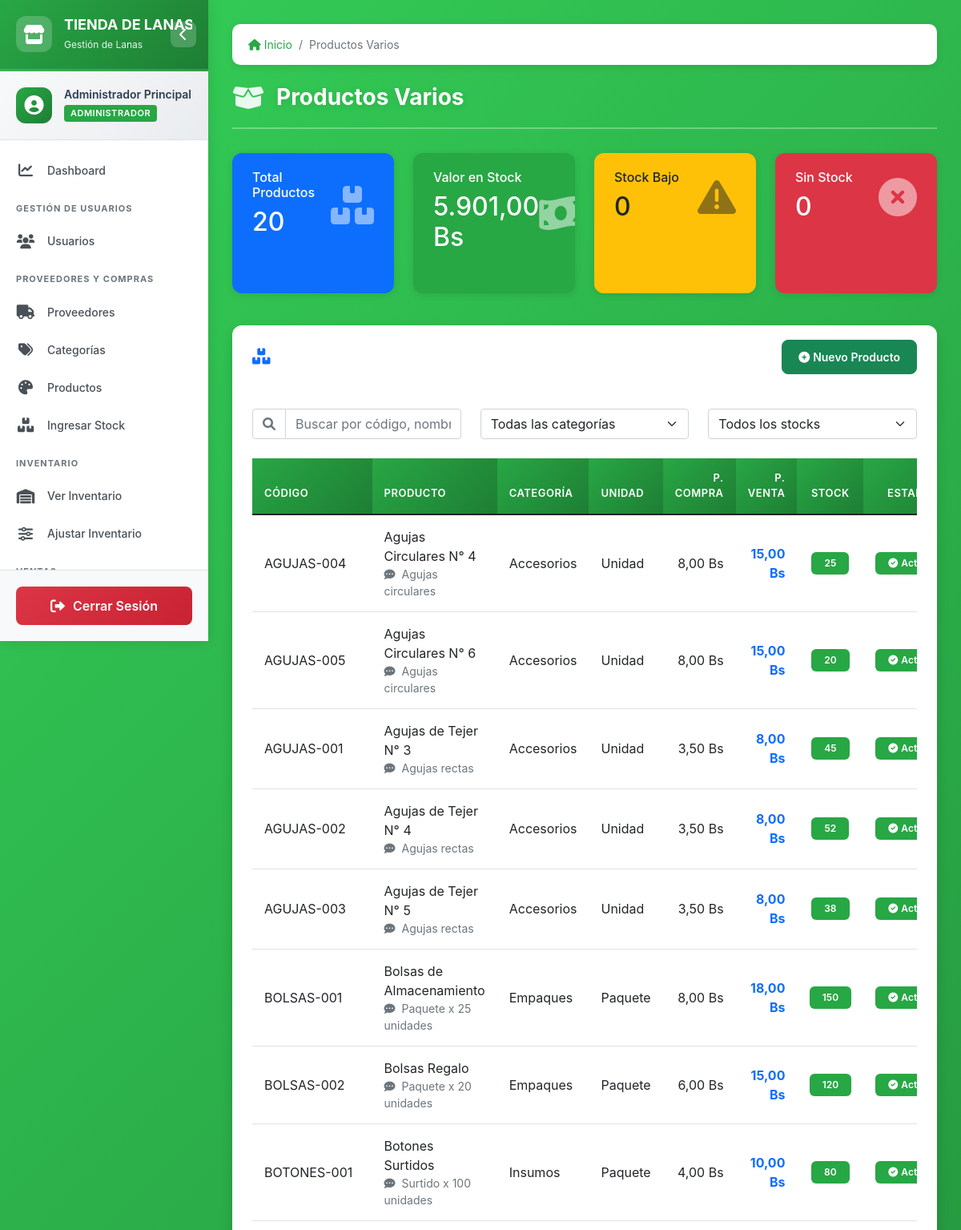
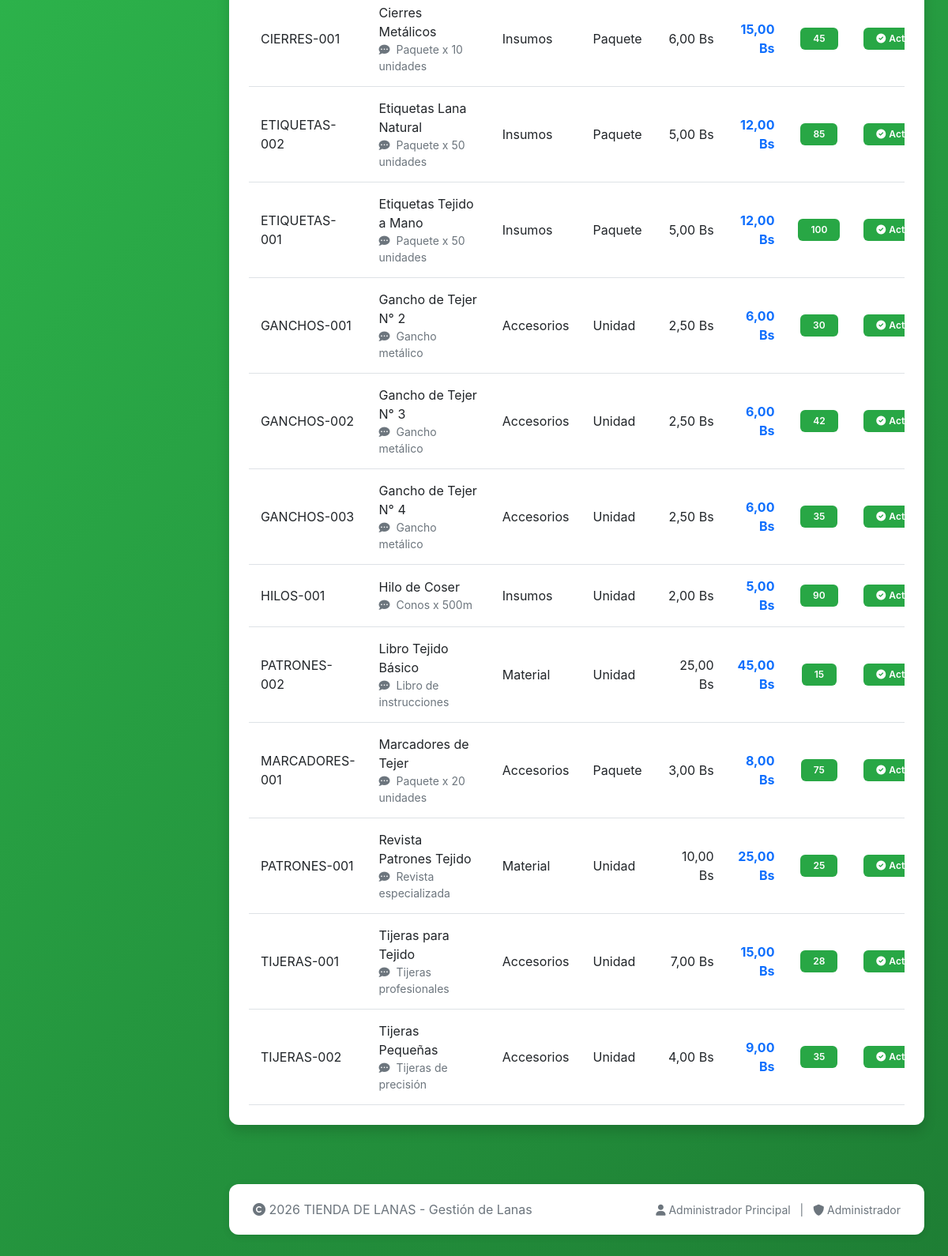
/otros_productos.php (signed in), run on the app's committed database (2 pictures, top to bottom).
### tables this page shows
CREATE TABLE otros_productos (
    id INT AUTO_INCREMENT PRIMARY KEY,
    codigo VARCHAR(50) UNIQUE NOT NULL,
    nombre VARCHAR(100) NOT NULL,
    categoria VARCHAR(50),
    unidad ENUM('unidad', 'paquete', 'docena') DEFAULT 'unidad',
    precio_compra DECIMAL(10,2),
    precio_venta DECIMAL(10,2) NOT NULL,
    stock INT DEFAULT 0,
    stock_minimo INT DEFAULT 5,
    activo TINYINT(1) DEFAULT 1,
    fecha_ingreso DATE DEFAULT (CURRENT_DATE),
    observaciones TEXT,
    INDEX idx_otros_codigo (codigo),
    INDEX idx_otros_activo (activo)
);

### config.php (called while the page is built, shortened)
<?php
function formatearMoneda($monto) {
    return number_format($monto, 2, ',', '.') . ' ' . MONEDA;
}
?>

### otros_productos.php (the view, shortened to what this page needs)
<?php
require_once 'config.php';
require_once 'header.php';
if ($_SESSION['usuario_rol'] == 'vendedor') {
    $solo_lectura = true;
} else {
    $solo_lectura = false;
}
$query = "SELECT * FROM otros_productos ORDER BY nombre";
$result = $conn->query($query);
$query_total = "SELECT COUNT(*) as total FROM otros_productos";
$result_total = $conn->query($query_total);
$total_productos = $result_total->fetch_assoc()['total'] ?? 0;
$query_valor = "SELECT COALESCE(SUM(stock * precio_compra), 0) as valor_total FROM otros_productos WHERE stock > 0";
$result_valor = $conn->query($query_valor);
$valor_stock = $result_valor->fetch_assoc()['valor_total'] ?? 0;
$query_bajo = "SELECT COUNT(*) as total FROM otros_productos WHERE stock <= stock_minimo AND stock > 0";
$result_bajo = $conn->query($query_bajo);
$stock_bajo = $result_bajo->fetch_assoc()['total'] ?? 0;
$query_sin_stock = "SELECT COUNT(*) as total FROM otros_productos WHERE stock = 0";
$result_sin_stock = $conn->query($query_sin_stock);
$sin_stock = $result_sin_stock->fetch_assoc()['total'] ?? 0;
?>
<div class="row mb-4">
    <div class="col-md-3 mb-3">
        <div class="card bg-primary text-white h-100">
            <div class="card-body">
                <div class="d-flex justify-content-between align-items-center">
                    <div>
                        <h6 class="card-subtitle mb-2">Total Productos</h6>
                        <h2 class="card-title mb-0"><?php echo $total_productos; ?></h2>
                    </div>
                    <i class="fas fa-boxes fa-3x opacity-50"></i>
                </div>
            </div>
        </div>
    </div>
    <div class="col-md-3 mb-3">
        <div class="card bg-success text-white h-100">
            <div class="card-body">
                <div class="d-flex justify-content-between align-items-center">
                    <div>
                        <h6 class="card-subtitle mb-2">Valor en Stock</h6>
                        <h2 class="card-title mb-0"><?php echo formatearMoneda($valor_stock); ?></h2>
                    </div>
                    <i class="fas fa-money-bill-wave fa-3x opacity-50"></i>
                </div>
            </div>
        </div>
    </div>
    <div class="col-md-3 mb-3">
        <div class="card bg-warning text-dark h-100">
            <div class="card-body">
                <div class="d-flex justify-content-between align-items-center">
                    <div>
                        <h6 class="card-subtitle mb-2">Stock Bajo</h6>
                        <h2 class="card-title mb-0"><?php echo $stock_bajo; ?></h2>
                    </div>
                    <i class="fas fa-exclamation-triangle fa-3x opacity-50"></i>
                </div>
            </div>
        </div>
    </div>
    <div class="col-md-3 mb-3">
        <div class="card bg-danger text-white h-100">
            <div class="card-body">
                <div class="d-flex justify-content-between align-items-center">
                    <div>
                        <h6 class="card-subtitle mb-2">Sin Stock</h6>
                        <h2 class="card-title mb-0"><?php echo $sin_stock; ?></h2>
                    </div>
                    <i class="fas fa-times-circle fa-3x opacity-50"></i>
                </div>
            </div>
        </div>
    </div>
</div>
<div class="row mb-4">
    <div class="col-md-12">
        <div class="card shadow">
            <div class="card-header d-flex justify-content-between align-items-center bg-gradient">
                <h5 class="mb-0">
                    <i class="fas fa-boxes me-2 text-primary"></i>
                </h5>
                <?php if (!$solo_lectura): ?>
                <button class="btn btn-success btn-sm" data-bs-toggle="modal" data-bs-target="#modalNuevoProducto">
                    <i class="fas fa-plus-circle me-1"></i>Nuevo Producto
                </button>
                <?php endif; ?>
            </div>
            <div class="card-body">
                <div class="row mb-3">
                    <div class="col-md-4 mb-2">
                        <div class="input-group">
                            <span class="input-group-text bg-white">
                                <i class="fas fa-search text-muted"></i>
                            </span>
                            <input type="text" class="form-control" id="buscarProducto"
                                   placeholder="Buscar por código, nombre o categoría..."
                                   onkeyup="buscarProductos()">
                        </div>
                    </div>
                    <div class="col-md-4 mb-2">
                        <select class="form-select" id="filtroCategoria" onchange="filtrarProductos()">
                            <option value=""> Todas las categorías</option>
                        </select>
                    </div>
                    <div class="col-md-4 mb-2">
                        <select class="form-select" id="filtroStock" onchange="filtrarProductos()">
                            <option value="">Todos los stocks</option>
                        </select>
                    </div>
                </div>
                <div class="table-responsive">
                    <table class="table table-hover" id="tablaProductos">
                        <thead class="table-light">
                            <tr>
                                <th>Código</th>
                                <th>Producto</th>
                                <th>Categoría</th>
                                <th>Unidad</th>
                                <th class="text-end">P. Compra</th>
                                <th class="text-end">P. Venta</th>
                                <th class="text-center">Stock</th>
                                <th class="text-center">Estado</th>
                            </tr>
                        </thead>
                        <tbody>
                            <?php if ($result && $result->num_rows > 0): ?>
                                <?php while ($producto = $result->fetch_assoc()):
                                    $stock_bajo = $producto['stock'] <= $producto['stock_minimo'] && $producto['stock'] > 0;
                                    $clase_fila = $producto['activo'] == 0 ? 'table-secondary' : ($stock_bajo ? 'table-warning' : '');
                                ?>
                                <tr class="<?php echo $clase_fila; ?>"
                                    data-categoria="<?php echo htmlspecialchars($producto['categoria'] ?? ''); ?>"
                                    data-stock="<?php echo $producto['stock']; ?>"
                                    data-stock-minimo="<?php echo $producto['stock_minimo']; ?>">
                                    <td>
                                        <span class="fw-medium"><?php echo htmlspecialchars($producto['codigo']); ?></span>
                                    </td>
                                    <td>
                                        <div><?php echo htmlspecialchars($producto['nombre']); ?></div>
                                        <?php if (!empty($producto['observaciones'])): ?>
                                        <small class="text-muted d-block">
                                            <i class="fas fa-comment-dots me-1"></i>
                                            <?php echo htmlspecialchars(substr($producto['observaciones'], 0, 50)); ?>
                                        </small>
                                        <?php endif; ?>
                                    </td>
                                    <td><?php echo $producto['categoria'] ? htmlspecialchars($producto['categoria']) : '<span class="text-muted">General</span>'; ?></td>
                                    <td>
                                        <?php
                                        $unidades = [
                                            'unidad' => 'Unidad',
                                            'paquete' => 'Paquete',
                                            'docena' => 'Docena'
                                        ];
                                        echo $unidades[$producto['unidad']] ?? $producto['unidad'];
                                        ?>
                                    </td>
                                    <td class="text-end"><?php echo formatearMoneda($producto['precio_compra']); ?></td>
                                    <td class="text-end">
                                        <span class="fw-bold text-primary"><?php echo formatearMoneda($producto['precio_venta']); ?></span>
                                    </td>
                                    <td class="text-center">
                                        <?php if ($producto['stock'] > 0): ?>
                                            <span class="badge bg-<?php echo $stock_bajo ? 'warning text-dark' : 'success'; ?> px-3 py-2">
                                                <?php echo $producto['stock']; ?>
                                            </span>
                                        <?php else: ?>
                                            <span class="badge bg-danger px-3 py-2">0</span>
                                        <?php endif; ?>
                                    </td>
                                    <td class="text-center">
                                        <?php if ($producto['activo'] == 1): ?>
                                            <span class="badge bg-success px-3 py-2">
                                                <i class="fas fa-check-circle me-1"></i>Activo
                                            </span>
                                        <?php else: ?>
                                            <span class="badge bg-danger px-3 py-2">
                                                <i class="fas fa-ban me-1"></i>Inactivo
                                            </span>
                                        <?php endif; ?>
                                    </td>
                                </tr>
                                <?php endwhile; ?>
                            <?php endif; ?>
                        </tbody>
                    </table>
                </div>
            </div>
        </div>
    </div>
</div>
<?php
require_once 'footer.php';
?>

### css/estilo.css (style rules this page uses)
:root { --color-primary: #28a745; --color-primary-dark: #1e7e34; --color-primary-light: #34ce57; --color-danger: #dc3545; --color-warning: #ffc107; --color-info: #17a2b8; --color-dark: #2c3e50; --color-light: #f8f9fa; --sidebar-width: 260px; --sidebar-collapsed-width: 70px; --transition-speed: 0.3s; --box-shadow: 0 2px 10px rgba(0,0,0,0.1); }
* { margin: 0; padding: 0; box-sizing: border-box; }
body { font-family: -apple-system, BlinkMacSystemFont, 'Segoe UI', Roboto, 'Helvetica Neue', Arial, sans-serif; background: linear-gradient(135deg, #34ce57 0%, #1e7e34 100%); min-height: 100vh; overflow-x: hidden; }
.card { background: white; border-radius: 12px; box-shadow: var(--box-shadow); border: none; margin-bottom: 25px; overflow: hidden; transition: all 0.3s; }
.card-header { background: linear-gradient(135deg, var(--color-primary), var(--color-primary-dark)); color: white; padding: 18px 25px; font-weight: 700; font-size: 16px; border: none; }
.card-body { padding: 25px; }
.table { margin-bottom: 0; }
.table thead th { background: linear-gradient(135deg, var(--color-primary), var(--color-primary-dark)); color: white; border: none; padding: 15px; font-weight: 600; text-transform: uppercase; font-size: 13px; letter-spacing: 0.5px; }
.table tbody tr { transition: all 0.2s; }
.table tbody td { padding: 15px; vertical-align: middle; }
.btn { padding: 10px 20px; border-radius: 8px; font-weight: 600; transition: all 0.3s; }
.badge { padding: 6px 12px; border-radius: 6px; font-weight: 600; font-size: 12px; }
.card, .breadcrumb { animation: fadeInUp 0.4s ease-out; }
.bg-success { background: var(--color-primary) !important; }

### otros_productos.php (style rules this page uses)
.bg-gradient { background: linear-gradient(45deg, #f8f9fc, #e9ecef); }
.opacity-50 { opacity: 0.5; }

### data on the page
otros_productos: codigo "AGUJAS-004", nombre "Agujas Circulares N° 4", observaciones "Agujas circulares", categoria "Accesorios", unidad "Unidad", precio_compra "8,00 Bs", precio_venta "15,00 Bs", stock "25", activo 1 (drawn)
otros_productos: codigo "AGUJAS-005", nombre "Agujas Circulares N° 6", observaciones "Agujas circulares", categoria "Accesorios", unidad "Unidad", precio_compra "8,00 Bs", precio_venta "15,00 Bs", stock "20", activo 1 (drawn)
otros_productos: codigo "AGUJAS-001", nombre "Agujas de Tejer N° 3", observaciones "Agujas rectas", categoria "Accesorios", unidad "Unidad", precio_compra "3,50 Bs", precio_venta "8,00 Bs", stock "45", activo 1 (drawn)
otros_productos: codigo "AGUJAS-002", nombre "Agujas de Tejer N° 4", observaciones "Agujas rectas", categoria "Accesorios", unidad "Unidad", precio_compra "3,50 Bs", precio_venta "8,00 Bs", stock "52", activo 1 (drawn)
otros_productos: codigo "AGUJAS-003", nombre "Agujas de Tejer N° 5", observaciones "Agujas rectas", categoria "Accesorios", unidad "Unidad", precio_compra "3,50 Bs", precio_venta "8,00 Bs", stock "38", activo 1 (drawn)
otros_productos: codigo "BOLSAS-001", nombre "Bolsas de Almacenamiento", observaciones "Paquete x 25 unidades", categoria "Empaques", unidad "Paquete", precio_compra "8,00 Bs", precio_venta "18,00 Bs", stock "150", activo 1 (drawn)
otros_productos: codigo "BOLSAS-002", nombre "Bolsas Regalo", observaciones "Paquete x 20 unidades", categoria "Empaques", unidad "Paquete", precio_compra "6,00 Bs", precio_venta "15,00 Bs", stock "120", activo 1 (drawn)
otros_productos: codigo "BOTONES-001", nombre "Botones Surtidos", observaciones "Surtido x 100 unidades", categoria "Insumos", unidad "Paquete", precio_compra "4,00 Bs", precio_venta "10,00 Bs", stock "80", activo 1 (drawn)
otros_productos: codigo "CIERRES-001", nombre "Cierres Metálicos", observaciones "Paquete x 10 unidades", categoria "Insumos", unidad "Paquete", precio_compra "6,00 Bs", precio_venta "15,00 Bs", stock "45", activo 1 (drawn)
otros_productos: codigo "ETIQUETAS-002", nombre "Etiquetas Lana Natural", observaciones "Paquete x 50 unidades", categoria "Insumos", unidad "Paquete", precio_compra "5,00 Bs", precio_venta "12,00 Bs", stock "85", activo 1 (drawn)
otros_productos: codigo "ETIQUETAS-001", nombre "Etiquetas Tejido a Mano", observaciones "Paquete x 50 unidades", categoria "Insumos", unidad "Paquete", precio_compra "5,00 Bs", precio_venta "12,00 Bs", stock "100", activo 1 (drawn)
otros_productos: codigo "GANCHOS-001", nombre "Gancho de Tejer N° 2", observaciones "Gancho metálico", categoria "Accesorios", unidad "Unidad", precio_compra "2,50 Bs", precio_venta "6,00 Bs", stock "30", activo 1 (drawn)
otros_productos: codigo "GANCHOS-002", nombre "Gancho de Tejer N° 3", observaciones "Gancho metálico", categoria "Accesorios", unidad "Unidad", precio_compra "2,50 Bs", precio_venta "6,00 Bs", stock "42", activo 1 (drawn)
otros_productos: codigo "GANCHOS-003", nombre "Gancho de Tejer N° 4", observaciones "Gancho metálico", categoria "Accesorios", unidad "Unidad", precio_compra "2,50 Bs", precio_venta "6,00 Bs", stock "35", activo 1 (drawn)
otros_productos: codigo "HILOS-001", nombre "Hilo de Coser", observaciones "Conos x 500m", categoria "Insumos", unidad "Unidad", precio_compra "2,00 Bs", precio_venta "5,00 Bs", stock "90", activo 1 (drawn)
otros_productos: codigo "PATRONES-002", nombre "Libro Tejido Básico", observaciones "Libro de instrucciones", categoria "Material", unidad "Unidad", precio_compra "25,00 Bs", precio_venta "45,00 Bs", stock "15", activo 1 (drawn)
otros_productos: codigo "MARCADORES-001", nombre "Marcadores de Tejer", observaciones "Paquete x 20 unidades", categoria "Accesorios", unidad "Paquete", precio_compra "3,00 Bs", precio_venta "8,00 Bs", stock "75", activo 1 (drawn)
otros_productos: codigo "PATRONES-001", nombre "Revista Patrones Tejido", observaciones "Revista especializada", categoria "Material", unidad "Unidad", precio_compra "10,00 Bs", precio_venta "25,00 Bs", stock "25", activo 1 (drawn)
otros_productos: codigo "TIJERAS-001", nombre "Tijeras para Tejido", observaciones "Tijeras profesionales", categoria "Accesorios", unidad "Unidad", precio_compra "7,00 Bs", precio_venta "15,00 Bs", stock "28", activo 1 (drawn)
otros_productos: codigo "TIJERAS-002", nombre "Tijeras Pequeñas", observaciones "Tijeras de precisión", categoria "Accesorios", unidad "Unidad", precio_compra "4,00 Bs", precio_venta "9,00 Bs", stock "35", activo 1 (drawn)

### other printed values
EMPRESA_NOMBRE "TIENDA DE…"
SISTEMA_NOMBRE "Gestión de Lanas"
$_SESSION['usuario_nombre'] "Administrador Principal"
$_SESSION['usuario_rol'] "ADMINISTRADOR"
$item['text'] "Productos Varios"
$titulo_pagina "Productos Varios"
$total_productos "20"
formatearMoneda($valor_stock) "5.901,00 Bs"
$stock_bajo "0"
$sin_stock "0"
EMPRESA_NOMBRE "TIENDA DE LANAS"
$_SESSION['usuario_rol'] "Administrador"
